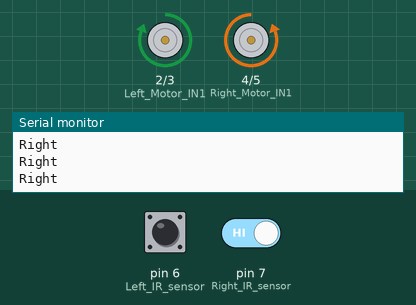
Simulated run of this sketch. Board: Arduino Uno, built with avr-gcc and run on an emulated ATmega328P. Shown: motor-driver pin pairs drawn as motors (green arrow = first pin HIGH = forward, orange = second pin HIGH = backward, longer = more drive), the last lines printed to the serial monitor. The test bench sets the inputs (shaded band); at power-on: pin 7 (Right_IR_sensor) HIGH, pin 6 (Left_IR_sensor) LOW.

Above: at 1.2 s.
1.3 s: pin 7 (Right_IR_sensor) driven LOW
At 2.1 s:
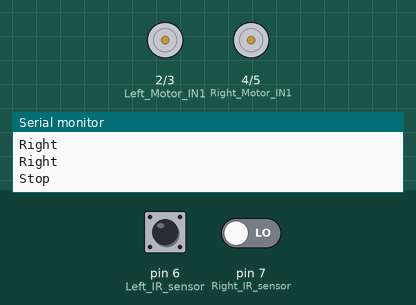
4.3 s: pin 6 (Left_IR_sensor) driven HIGH
At 4.3 s:
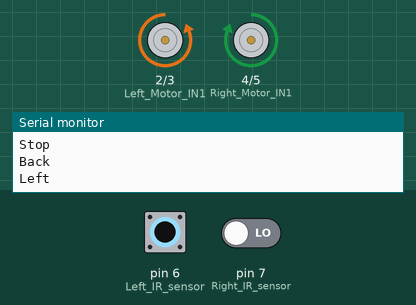
7.3 s: pin 7 (Right_IR_sensor) driven HIGH
At 8.2 s:
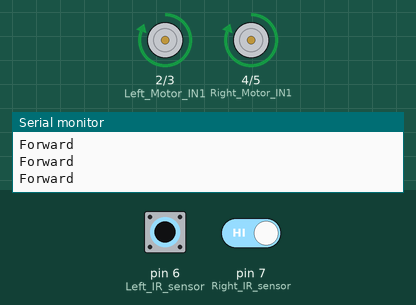
8.8 s: pin 6 (Left_IR_sensor) driven LOW
At 9.2 s:
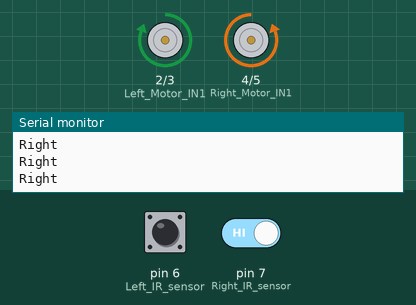
11.8 s: pin 6 (Left_IR_sensor) pulsed HIGH 2 times (0.12 s each, 0.3 s apart)
At 12.01 s:
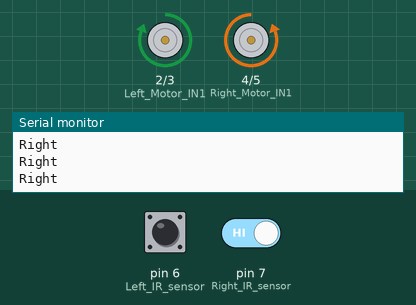
15.4 s: pin 6 (Left_IR_sensor) driven HIGH and pin 7 (Right_IR_sensor) driven LOW
At 16.5 s:
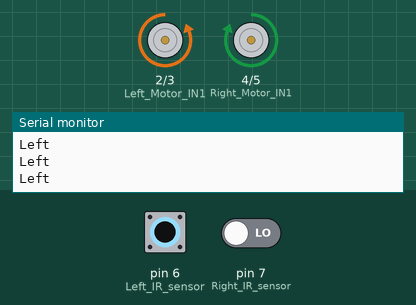
Timing chart, 0 to 18.4 s (numbered marks = the images above; inputs shaded):
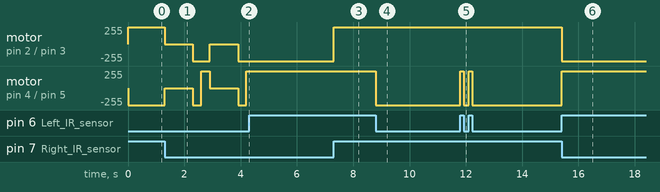

Measured:
- after the input at 4.3 s, motor on pin 2 (Left_Motor_IN1) / pin 3 (Left_Motor_IN2): stops changing and stays backward 255/255; motor on pin 4 (Right_Motor_IN1) / pin 5 (Right_Motor_IN2): stops changing and stays forward 255/255
- after the input at 7.3 s, motor on pin 2 (Left_Motor_IN1) / pin 3 (Left_Motor_IN2): backward 255/255 → forward 255/255 at once
- after the input at 8.8 s, motor on pin 4 (Right_Motor_IN1) / pin 5 (Right_Motor_IN2): forward 255/255 → backward 255/255 at once
- after the input at 11.8 s, motor on pin 4 (Right_Motor_IN1) / pin 5 (Right_Motor_IN2): alternates forward 255/255 for 0.12 s and backward 255/255 for 0.18 s, 4 changes in all, then stays backward 255/255, starting at once
- after the input at 15.4 s, motor on pin 2 (Left_Motor_IN1) / pin 3 (Left_Motor_IN2): forward 255/255 → backward 255/255 at once; motor on pin 4 (Right_Motor_IN1) / pin 5 (Right_Motor_IN2): backward 255/255 → forward 255/255 at once

The sketch:

Never_Falling_Robot.ino
```cpp
void setup()
{
  // Set motor control pins as outputs
  pinMode(2, OUTPUT); // Left Motor IN1
  pinMode(3, OUTPUT); // Left Motor IN2
  pinMode(4, OUTPUT); // Right Motor IN1
  pinMode(5, OUTPUT); // Right Motor IN2

  // Set IR sensor pins as inputs
  pinMode(6, INPUT);  // Left IR sensor
  pinMode(7, INPUT);  // Right IR sensor

  // Start serial communication for debugging
  Serial.begin(9600);
}

void loop()
{
  // Read IR sensor values
  int val1 = digitalRead(6); // Left IR sensor
  int val2 = digitalRead(7); // Right IR sensor

  // Case 1: Both sensors detect surface (safe) – move forward
  if (val1 == 1 && val2 == 1)
  {
    digitalWrite(2, HIGH);  // Left motor forward
    digitalWrite(3, LOW);
    digitalWrite(4, HIGH);  // Right motor forward
    digitalWrite(5, LOW);
    Serial.println("Forward");
  }

  // Case 2: Left sensor detects edge (no surface), right is safe – turn right
  if (val1 == 0 && val2 == 1)
  {
    digitalWrite(2, HIGH);  // Left motor forward
    digitalWrite(3, LOW);
    digitalWrite(4, LOW);   // Right motor backward
    digitalWrite(5, HIGH);
    Serial.println("Right");
  }

  // Case 3: Right sensor detects edge, left is safe – turn left
  if (val1 == 1 && val2 == 0)
  {
    digitalWrite(2, LOW);   // Left motor backward
    digitalWrite(3, HIGH);
    digitalWrite(4, HIGH);  // Right motor forward
    digitalWrite(5, LOW);
    Serial.println("Left");
  }

  // Case 4: Both sensors detect edge – stop, reverse, then turn
  if (val1 == 0 && val2 == 0)
  {
    // Stop all motors
    digitalWrite(2, LOW);
    digitalWrite(3, LOW);
    digitalWrite(4, LOW);
    digitalWrite(5, LOW);
    Serial.println("Stop");
    delay(1000); // Pause for safety

    // Move backward briefly
    digitalWrite(2, LOW);
    digitalWrite(3, HIGH);
    digitalWrite(4, LOW);
    digitalWrite(5, HIGH);
    Serial.println("Back");
    delay(300);

    // Turn left to try a new direction
    digitalWrite(2, LOW);
    digitalWrite(3, HIGH);
    digitalWrite(4, HIGH);
    digitalWrite(5, LOW);
    Serial.println("Left");
    delay(300);
  }
}
```
